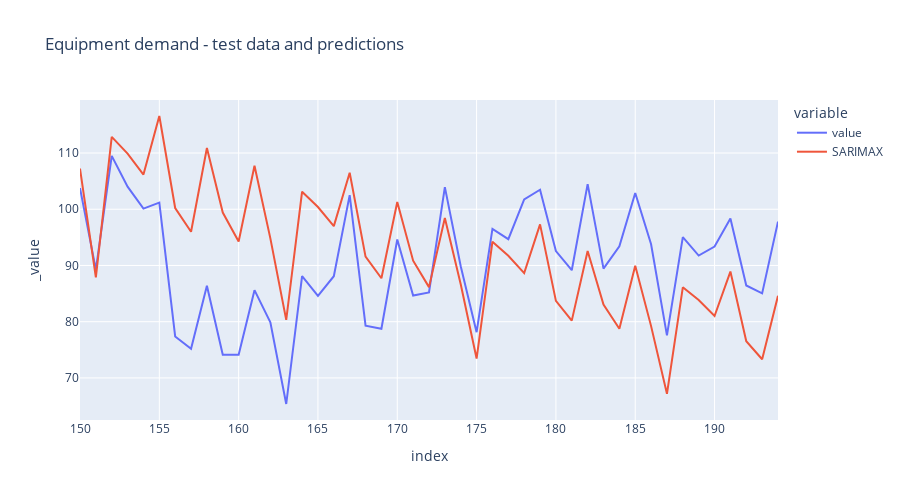
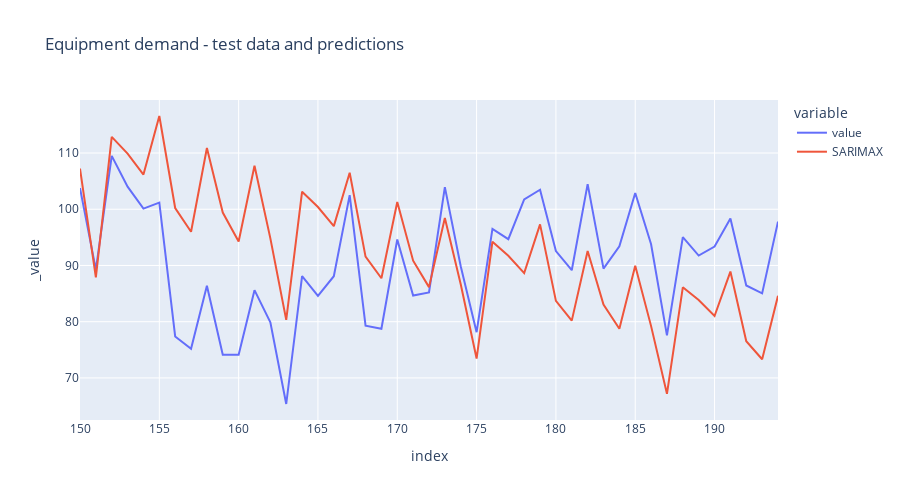

Notebook code for these charts, in order:
### Code cell
fig = px.line(test, title="Equipment demand - test data and predictions",  width=900, height=500)
fig.add_trace(go.Line(x=test.index, y=predictions,
                    mode='lines', name='SARIMAX'))
fig.show()

### Figure 1 — Plotly figure (JSON) as saved in the notebook; plotly's stock layout.template omitted (floating-point values rounded to 4 significant figures)
{"data": [{"hovertemplate": "variable=value<br>index=%{x}<br>_value=%{y}<extra></extra>", "legendgroup": "value", "line": {"color": "#636efa", "dash": "solid"}, "mode": "lines", "name": "value", "orientation": "v", "showlegend": true, "type": "scatter", "x": [150, 151, 152, 153, 154, 155, 156, 157, 158, 159, 160, 161, 162, 163, 164, 165, 166, 167, 168, 169, 170, 171, 172, 173, 174, 175, 176, 177, 178, 179, 180, 181, 182, 183, 184, 185, 186, 187, 188, 189, 190, 191, 192, 193, 194], "xaxis": "x", "y": [103.8, 89.27, 109.5, 104.0, 100.1, 101.2, 77.38, 75.19, 86.4, 74.13, 74.1, 85.61, 79.9, 65.36, 88.09, 84.6, 88.09, 102.5, 79.28, 78.74, 94.62, 84.66, 85.2, 103.9, 89.87, 78.14, 96.5, 94.68, 101.8, 103.5, 92.57, 89.16, 104.5, 89.45, 93.4, 102.9, 93.77, 77.58, 95.04, 91.77, 93.37, 98.34, 86.44, 85.04, 97.8], "yaxis": "y"}, {"mode": "lines", "name": "SARIMAX", "type": "scatter", "x": [150, 151, 152, 153, 154, 155, 156, 157, 158, 159, 160, 161, 162, 163, 164, 165, 166, 167, 168, 169, 170, 171, 172, 173, 174, 175, 176, 177, 178, 179, 180, 181, 182, 183, 184, 185, 186, 187, 188, 189, 190, 191, 192, 193, 194], "y": [107.2, 87.87, 112.9, 109.9, 106.2, 116.6, 100.2, 96.01, 110.9, 99.42, 94.26, 107.7, 94.81, 80.32, 103.1, 100.4, 97.0, 106.5, 91.58, 87.73, 101.3, 90.85, 86.15, 98.45, 86.65, 73.45, 94.23, 91.74, 88.64, 97.31, 83.71, 80.19, 92.57, 83.05, 78.76, 89.97, 79.21, 67.18, 86.12, 83.84, 81.02, 88.92, 76.52, 73.31, 84.6]}], "layout": {"height": 500, "legend": {"title": {"text": "variable"}, "tracegroupgap": 0}, "title": {"text": "Equipment demand - test data and predictions"}, "width": 900, "xaxis": {"anchor": "y", "autorange": true, "domain": [0, 1], "range": [150, 194], "title": {"text": "index"}, "type": "linear"}, "yaxis": {"anchor": "x", "autorange": true, "domain": [0, 1], "range": [62.51, 119.4], "title": {"text": "_value"}, "type": "linear"}}}

### Figure 2 — Plotly figure (JSON) as saved in the notebook; plotly's stock layout.template omitted (floating-point values rounded to 4 significant figures)
{"data": [{"hovertemplate": "variable=value<br>index=%{x}<br>_value=%{y}<extra></extra>", "legendgroup": "value", "line": {"color": "#636efa", "dash": "solid"}, "mode": "lines", "name": "value", "orientation": "v", "showlegend": true, "type": "scatter", "x": [150, 151, 152, 153, 154, 155, 156, 157, 158, 159, 160, 161, 162, 163, 164, 165, 166, 167, 168, 169, 170, 171, 172, 173, 174, 175, 176, 177, 178, 179, 180, 181, 182, 183, 184, 185, 186, 187, 188, 189, 190, 191, 192, 193, 194], "xaxis": "x", "y": [103.8, 89.27, 109.5, 104.0, 100.1, 101.2, 77.38, 75.19, 86.4, 74.13, 74.1, 85.61, 79.9, 65.36, 88.09, 84.6, 88.09, 102.5, 79.28, 78.74, 94.62, 84.66, 85.2, 103.9, 89.87, 78.14, 96.5, 94.68, 101.8, 103.5, 92.57, 89.16, 104.5, 89.45, 93.4, 102.9, 93.77, 77.58, 95.04, 91.77, 93.37, 98.34, 86.44, 85.04, 97.8], "yaxis": "y"}, {"mode": "lines", "name": "SARIMAX", "type": "scatter", "x": [150, 151, 152, 153, 154, 155, 156, 157, 158, 159, 160, 161, 162, 163, 164, 165, 166, 167, 168, 169, 170, 171, 172, 173, 174, 175, 176, 177, 178, 179, 180, 181, 182, 183, 184, 185, 186, 187, 188, 189, 190, 191, 192, 193, 194], "y": [107.2, 87.87, 112.9, 109.9, 106.2, 116.6, 100.2, 96.01, 110.9, 99.42, 94.26, 107.7, 94.81, 80.32, 103.1, 100.4, 97.0, 106.5, 91.58, 87.73, 101.3, 90.85, 86.15, 98.45, 86.65, 73.45, 94.23, 91.74, 88.64, 97.31, 83.71, 80.19, 92.57, 83.05, 78.76, 89.97, 79.21, 67.18, 86.12, 83.84, 81.02, 88.92, 76.52, 73.31, 84.6]}], "layout": {"height": 500, "legend": {"title": {"text": "variable"}, "tracegroupgap": 0}, "title": {"text": "Equipment demand - test data and predictions"}, "width": 900, "xaxis": {"anchor": "y", "autorange": true, "domain": [0, 1], "range": [150, 194], "title": {"text": "index"}, "type": "linear"}, "yaxis": {"anchor": "x", "autorange": true, "domain": [0, 1], "range": [62.51, 119.4], "title": {"text": "_value"}, "type": "linear"}}}
